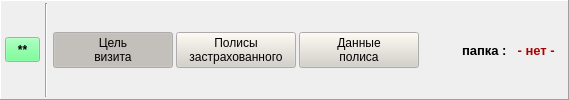
    <widget class="QFrame" name="frame">
     <property name="palette">
      <palette>
       <active>
        <colorrole role="Button">
         <brush brushstyle="SolidPattern">
          <color alpha="255">
           <red>148</red>
           <green>148</green>
           <blue>148</blue>
          </color>
         </brush>
        </colorrole>
       </active>
       <inactive>
        <colorrole role="Button">
         <brush brushstyle="SolidPattern">
          <color alpha="255">
           <red>148</red>
           <green>148</green>
           <blue>148</blue>
          </color>
         </brush>
        </colorrole>
       </inactive>
       <disabled>
        <colorrole role="Button">
         <brush brushstyle="SolidPattern">
          <color alpha="255">
           <red>148</red>
           <green>148</green>
           <blue>148</blue>
          </color>
         </brush>
        </colorrole>
       </disabled>
      </palette>
     </property>
     <property name="frameShape">
      <enum>QFrame::Panel</enum>
     </property>
     <property name="frameShadow">
      <enum>QFrame::Raised</enum>
     </property>
     <layout class="QHBoxLayout" name="horizontalLayout_4" stretch="0,0,0,0,0,1,0,0">
      <property name="spacing">
       <number>3</number>
      </property>
      <property name="leftMargin">
       <number>4</number>
      </property>
      <property name="topMargin">
       <number>2</number>
      </property>
      <property name="rightMargin">
       <number>9</number>
      </property>
      <property name="bottomMargin">
       <number>2</number>
      </property>
      <item>
       <widget class="QToolButton" name="bn_layout">
        <property name="minimumSize">
         <size>
          <width>35</width>
          <height>25</height>
         </size>
        </property>
        <property name="maximumSize">
         <size>
          <width>25</width>
          <height>25</height>
         </size>
        </property>
        <property name="palette">
         <palette>
          <active>
           <colorrole role="Button">
            <brush brushstyle="SolidPattern">
             <color alpha="255">
              <red>85</red>
              <green>255</green>
              <blue>127</blue>
             </color>
            </brush>
           </colorrole>
          </active>
          <inactive>
           <colorrole role="Button">
            <brush brushstyle="SolidPattern">
             <color alpha="255">
              <red>85</red>
              <green>255</green>
              <blue>127</blue>
             </color>
            </brush>
           </colorrole>
          </inactive>
          <disabled>
           <colorrole role="Button">
            <brush brushstyle="SolidPattern">
             <color alpha="255">
              <red>85</red>
              <green>255</green>
              <blue>127</blue>
             </color>
            </brush>
           </colorrole>
          </disabled>
         </palette>
        </property>
        <property name="font">
         <font>
          <pointsize>9</pointsize>
          <weight>75</weight>
          <bold>true</bold>
         </font>
        </property>
        <property name="text">
         <string>**</string>
        </property>
       </widget>
      </item>
      <item>
       <widget class="Line" name="line">
        <property name="minimumSize">
         <size>
          <width>7</width>
          <height>0</height>
         </size>
        </property>
        <property name="orientation">
         <enum>Qt::Vertical</enum>
        </property>
       </widget>
      </item>
      <item>
       <widget class="QPushButton" name="show_pan_vizit">
        <property name="minimumSize">
         <size>
          <width>120</width>
          <height>0</height>
         </size>
        </property>
        <property name="palette">
         <palette>
          <active>
           <colorrole role="Button">
            <brush brushstyle="SolidPattern">
             <color alpha="255">
              <red>212</red>
              <green>208</green>
              <blue>200</blue>
             </color>
            </brush>
           </colorrole>
          </active>
          <inactive>
           <colorrole role="Button">
            <brush brushstyle="SolidPattern">
             <color alpha="255">
              <red>212</red>
              <green>208</green>
              <blue>200</blue>
             </color>
            </brush>
           </colorrole>
          </inactive>
          <disabled>
           <colorrole role="Button">
            <brush brushstyle="SolidPattern">
             <color alpha="255">
              <red>212</red>
              <green>208</green>
              <blue>200</blue>
             </color>
            </brush>
           </colorrole>
          </disabled>
         </palette>
        </property>
        <property name="text">
         <string>Цель
визита</string>
        </property>
        <property name="checkable">
         <bool>true</bool>
        </property>
        <property name="checked">
         <bool>true</bool>
        </property>
       </widget>
      </item>
      <item>
       <widget class="QPushButton" name="show_pan_polises">
        <property name="enabled">
         <bool>true</bool>
        </property>
        <property name="minimumSize">
         <size>
          <width>120</width>
          <height>0</height>
         </size>
        </property>
        <property name="palette">
         <palette>
          <active>
           <colorrole role="Button">
            <brush brushstyle="SolidPattern">
             <color alpha="255">
              <red>212</red>
              <green>208</green>
              <blue>200</blue>
             </color>
            </brush>
           </colorrole>
          </active>
          <inactive>
           <colorrole role="Button">
            <brush brushstyle="SolidPattern">
             <color alpha="255">
              <red>212</red>
              <green>208</green>
              <blue>200</blue>
             </color>
            </brush>
           </colorrole>
          </inactive>
          <disabled>
           <colorrole role="Button">
            <brush brushstyle="SolidPattern">
             <color alpha="255">
              <red>212</red>
              <green>208</green>
              <blue>200</blue>
             </color>
            </brush>
           </colorrole>
          </disabled>
         </palette>
        </property>
        <property name="text">
         <string>Полисы
застрахованного</string>
        </property>
        <property name="checkable">
         <bool>true</bool>
        </property>
       </widget>
      </item>
      <item>
       <widget class="QPushButton" name="show_pan_polis">
        <property name="enabled">
         <bool>true</bool>
        </property>
        <property name="minimumSize">
         <size>
          <width>120</width>
          <height>0</height>
         </size>
        </property>
        <property name="palette">
         <palette>
          <active>
           <colorrole role="Button">
            <brush brushstyle="SolidPattern">
             <color alpha="255">
              <red>212</red>
              <green>208</green>
              <blue>200</blue>
             </color>
            </brush>
           </colorrole>
          </active>
          <inactive>
           <colorrole role="Button">
            <brush brushstyle="SolidPattern">
             <color alpha="255">
              <red>212</red>
              <green>208</green>
              <blue>200</blue>
             </color>
            </brush>
           </colorrole>
          </inactive>
          <disabled>
           <colorrole role="Button">
            <brush brushstyle="SolidPattern">
             <color alpha="255">
              <red>212</red>
              <green>208</green>
              <blue>200</blue>
             </color>
            </brush>
           </colorrole>
          </disabled>
         </palette>
        </property>
        <property name="text">
         <string>Данные
полиса</string>
        </property>
        <property name="checkable">
         <bool>true</bool>
        </property>
       </widget>
      </item>
      <item>
       <spacer name="horizontalSpacer_3">
        <property name="orientation">
         <enum>Qt::Horizontal</enum>
        </property>
        <property name="sizeHint" stdset="0">
         <size>
          <width>40</width>
          <height>20</height>
         </size>
        </property>
       </spacer>
      </item>
      <item>
       <widget class="QLabel" name="lab_p010_2">
        <property name="minimumSize">
         <size>
          <width>0</width>
          <height>28</height>
         </size>
        </property>
        <property name="font">
         <font>
          <pointsize>10</pointsize>
          <weight>75</weight>
          <bold>true</bold>
         </font>
        </property>
        <property name="text">
         <string>папка : </string>
        </property>
       </widget>
      </item>
      <item>
       <widget class="QLabel" name="lab_folder">
        <property name="minimumSize">
         <size>
          <width>0</width>
          <height>28</height>
         </size>
        </property>
        <property name="palette">
         <palette>
          <active>
           <colorrole role="WindowText">
            <brush brushstyle="SolidPattern">
             <color alpha="255">
              <red>170</red>
              <green>0</green>
              <blue>0</blue>
             </color>
            </brush>
           </colorrole>
          </active>
          <inactive>
           <colorrole role="WindowText">
            <brush brushstyle="SolidPattern">
             <color alpha="255">
              <red>170</red>
              <green>0</green>
              <blue>0</blue>
             </color>
            </brush>
           </colorrole>
          </inactive>
          <disabled>
           <colorrole role="WindowText">
            <brush brushstyle="SolidPattern">
             <color alpha="255">
              <red>106</red>
              <green>104</green>
              <blue>100</blue>
             </color>
            </brush>
           </colorrole>
          </disabled>
         </palette>
        </property>
        <property name="font">
         <font>
          <pointsize>10</pointsize>
          <weight>75</weight>
          <bold>true</bold>
         </font>
        </property>
        <property name="text">
         <string> - нет - </string>
        </property>
       </widget>
      </item>
     </layout>
    </widget>
